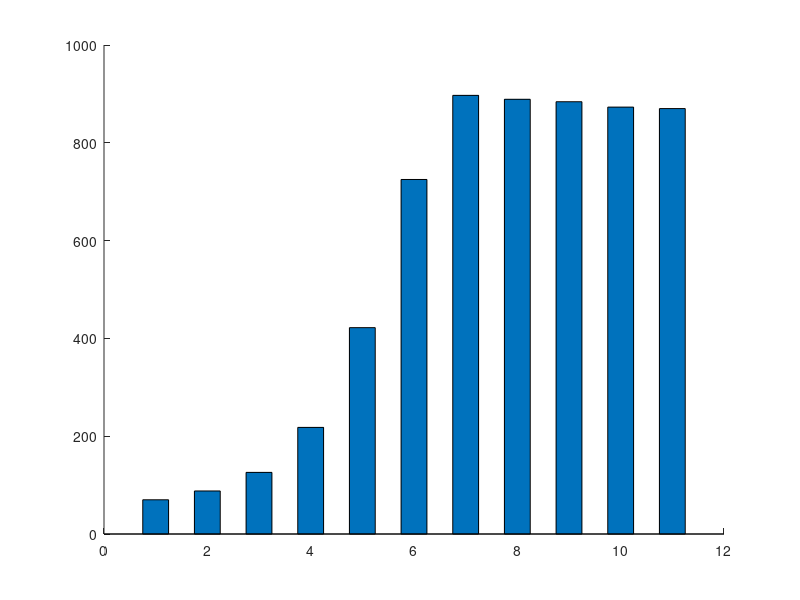

Write MATLAB code to recreate this figure. (Note: this script raises an error after producing the figure.)
%Plot alpha and beta tradeoff
color1 = '#118DF0'; color1 = sscanf(color1(2:end),'%2x%2x%2x',[1 3])/255; % light blue
color2 = '#78c0a8'; color2 = sscanf(color2(2:end),'%2x%2x%2x',[1 3])/255; % green
color3 = '#004182'; color3 = sscanf(color3(2:end),'%2x%2x%2x',[1 3])/255; % heavy blue
color4 = '#FF4B68'; color4 = sscanf(color4(2:end),'%2x%2x%2x',[1 3])/255; % red

% color5 = '#fcebb6'; color5 = sscanf(color5(2:end),'%2x%2x%2x',[1 3])/255; % yellow
% color6 = '#7FB8DE'; color6 = sscanf(color6(2:end),'%2x%2x%2x',[1 3])/255; % blue
% color6 = '#4695d6'; color6 = sscanf(color6(2:end),'%2x%2x%2x',[1 3])/255; % blue

color5 = '#fcebb6'; color5 = sscanf(color5(2:end),'%2x%2x%2x',[1 3])/255; % yellow
color6 = '#7FB8DE'; color6 = sscanf(color6(2:end),'%2x%2x%2x',[1 3])/255; % blue
% color6 = '#4695d6'; color6 = sscanf(color6(2:end),'%2x%2x%2x',[1 3])/255; % blue

color7 = '#ffffff'; color7 = sscanf(color7(2:end),'%2x%2x%2x',[1 3])/255; % white
color8 = '#F5F5F5'; color8 = sscanf(color8(2:end),'%2x%2x%2x',[1 3])/255; % gray
color9 = '#0F0F0F'; color9 = sscanf(color9(2:end),'%2x%2x%2x',[1 3])/255; % black
color10 = '#969696'; color10 = sscanf(color10(2:end),'%2x%2x%2x',[1 3])/255; % heavy gray

p1_Color=color9; p1_MarkerFaceColor=color10;
p2_Color=color9; p2_MarkerFaceColor=color8;
p3_Color=color9; p3_MarkerFaceColor=color7;
p4_Color=color9; p4_MarkerFaceColor=color8;

folder = 'result\';

for k =1:1
    figure
    
    x = 1:11; 	
    y =[70   ;
        88   ;
        126  ;
        218  ;
        422  ;
        725  ;
        897  ;
        889  ;
        884  ;
        873  ;
        870  ;];
%     y =[70 1024 ;
%         88 1027 ;
%         126 1023 ;
%         218 1012 ;
%         422 997 ;
%         725 980 ;
%         897 982 ;
%         889 981 ;
%         884 980 ;
%         873 974;
%         870 972;];
    b = bar(x, y, 0.5,'FaceAlpha',.8);  	
    
    hT = [];
    for i = 1:length(x)
%         text(x(i)-0.15,y(i,1)+5,num2str(y(i,1)),'HorizontalAlignment','center', 'VerticalAlignment','bottom','FontSize',8);
%         text(x(i)+0.15,y(i,2)+5,num2str(y(i,2)),'HorizontalAlignment','center', 'VerticalAlignment','bottom','FontSize',8);
        text(x(i),y(i)+5,num2str(y(i)),'HorizontalAlignment','center', 'VerticalAlignment','bottom','FontSize',10);
    end

    
    set(b(:,1),'FaceColor',color6);
%     set(b(:,2),'FaceColor',color5);
    ylabel('Round','FontSize',15);
    xlabel('(\alpha,\beta)','FontSize',15);
    axis([0.5 11.5 0 1000]);  
%     legend({'FND','HND'},'FontSize',12,'Location','NorthWest');
    legend({'FND'},'FontSize',12,'Location','NorthWest');
    set(gca,'YGrid','on','GridLineStyle','-', 'xticklabel', {'(0,1)','(0.1,0.9)','(0.2,0.8)','(0.3,0.7)','(0.4,0.6)',...
        '(0.5,0.5)','(0.6,0.4)','(0.7,0.3)','(0.8,0.2)','(0.9,0.1)','(1,0)'});

    s=strcat(folder,'tradeoff');
    savefig(s);
    s=strcat(s,'.png');
    saveas(gcf,s);
end


